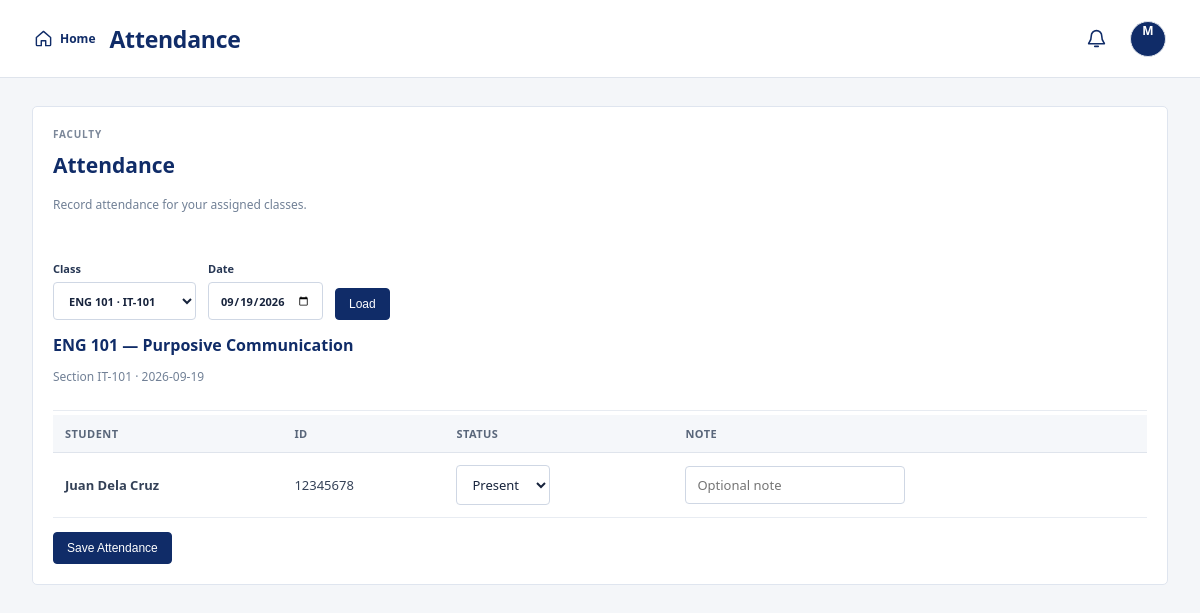
The page /faculty_attendance.php (signed in) on the database its author committed.
### tables this page shows
CREATE TABLE subject_offerings (
 id INT AUTO_INCREMENT PRIMARY KEY,
 subject_id INT NOT NULL,
 faculty_id INT NULL,
 day_name VARCHAR(20) NOT NULL,
 start_time TIME NOT NULL,
 end_time TIME NOT NULL,
 room VARCHAR(80) NOT NULL,
 section VARCHAR(50) NOT NULL,
 FOREIGN KEY (subject_id) REFERENCES subjects(id) ON DELETE CASCADE,
 FOREIGN KEY (faculty_id) REFERENCES users(id) ON DELETE SET NULL
);

CREATE TABLE subjects (
 id INT AUTO_INCREMENT PRIMARY KEY,
 code VARCHAR(30) NOT NULL UNIQUE,
 name VARCHAR(150) NOT NULL,
 units INT NOT NULL,
 section VARCHAR(50),
 faculty_id INT NULL,
 description TEXT NULL,
 prerequisite VARCHAR(180) NULL,
 FOREIGN KEY (faculty_id) REFERENCES users(id) ON DELETE SET NULL
);

CREATE TABLE users (
 id INT AUTO_INCREMENT PRIMARY KEY,
 name VARCHAR(120) NOT NULL,
 email VARCHAR(150) UNIQUE NOT NULL,
 password_hash VARCHAR(255) NOT NULL,
 role ENUM('student','faculty','admin') NOT NULL DEFAULT 'student',
 student_id VARCHAR(30),
 program VARCHAR(120),
 created_at TIMESTAMP DEFAULT CURRENT_TIMESTAMP,
 avatar_path VARCHAR(255) NULL
);

### config.php (called while the page is built, shortened)
<?php
function e($value) { return htmlspecialchars((string)$value, ENT_QUOTES, 'UTF-8'); }

### faculty_attendance.php (the view, shortened to what this page needs)
<?php require 'faculty_bootstrap.php'; $title='Attendance'; $fid=(int)$_SESSION['user']['id']; $offering=(int)($_GET['offering']??0); $date=$_GET['date']??date('Y-m-d');
$q=$pdo->prepare("SELECT o.id,s.code,s.name,o.section,o.day_name,o.start_time,o.end_time FROM subject_offerings o JOIN subjects s ON s.id=o.subject_id WHERE o.faculty_id=? ORDER BY s.code,o.section,o.day_name");$q->execute([$fid]);$classes=$q->fetchAll();if(!$offering&&$classes)$offering=(int)$classes[0]['id'];
$selected=null;$roster=[];$message='';
if($offering){$q=$pdo->prepare("SELECT o.*,s.code,s.name FROM subject_offerings o JOIN subjects s ON s.id=o.subject_id WHERE o.id=? AND o.faculty_id=?");$q->execute([$offering,$fid]);$selected=$q->fetch();if($selected){$r=$pdo->prepare("SELECT u.id,u.name,u.student_id,COALESCE(ar.status,'Present') status,COALESCE(ar.note,'') note FROM enrollments e JOIN users u ON u.id=e.student_id LEFT JOIN attendance_records ar ON ar.student_id=u.id AND ar.offering_id=e.offering_id AND ar.attendance_date=? WHERE e.offering_id=? AND e.status='approved' ORDER BY u.name");$r->execute([$date,$offering]);$roster=$r->fetchAll();}}
require 'header.php'; faculty_flash_html(); ?><section class="section"><div class="section-intro"><div><span class="eyebrow">FACULTY</span><h2>Attendance</h2><p class="muted">Record attendance for your assigned classes.</p></div></div><?php if($message):?><div class="success"><?=e($message)?></div><?php endif;?><form class="filter-bar" method="get"><label>Class <select name="offering" onchange="this.form.submit()"><?php foreach($classes as $c):?><option value="<?=$c['id']?>" <?=$offering===$c['id']?'selected':''?>><?=e($c['code'].' · '.$c['section'])?></option><?php endforeach;?></select></label><label>Date <input type="date" name="date" value="<?=e($date)?>" max="<?=e(date('Y-m-d'))?>"></label><button class="btn">Load</button></form><?php if(!$selected):?><div class="info-box">No assigned class found.</div><?php else:?><div class="card-head"><div><h3><?=e($selected['code'])?> — <?=e($selected['name'])?></h3><p class="muted">Section <?=e($selected['section'])?> · <?=e($date)?></p></div></div><form method="post"><input type="hidden" name="action" value="save_attendance"><input type="hidden" name="offering_id" value="<?=$offering?>"><input type="hidden" name="attendance_date" value="<?=e($date)?>"><div class="table-scroll"><table class="table"><tr><th>Student</th><th>ID</th><th>Status</th><th>Note</th></tr><?php foreach($roster as $r):?><tr><td><b><?=e($r['name'])?></b></td><td><?=e($r['student_id']?:'—')?></td><td><select name="status[<?=$r['id']?>]"><?php foreach(['Present','Late','Absent','Excused'] as $st):?><option <?=$r['status']===$st?'selected':''?>><?=$st?></option><?php endforeach;?></select></td><td><input name="note[<?=$r['id']?>]" value="<?=e($r['note'])?>" placeholder="Optional note"></td></tr><?php endforeach;?></table></div><button class="btn" style="margin-top:14px">Save Attendance</button></form><?php endif;?></section><?php require 'footer.php'; ?>

### rows shown on the page
subject_offerings: subject.code "ENG 101", subject.name "Purposive Communication", section "IT-101"
users: name "Juan Dela Cruz", student "12345678", id "Present"

### other values the page prints
$title "Attendance"
substr($_SESSION['user']['name'],0,1) "M"
form field offering "ENG 101 · IT-101"
